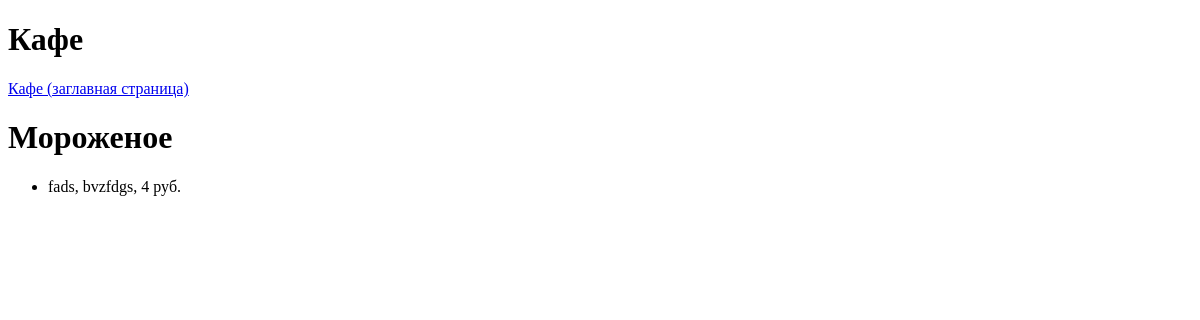
/ice_creams/, run on an earlier commit of the app's database.
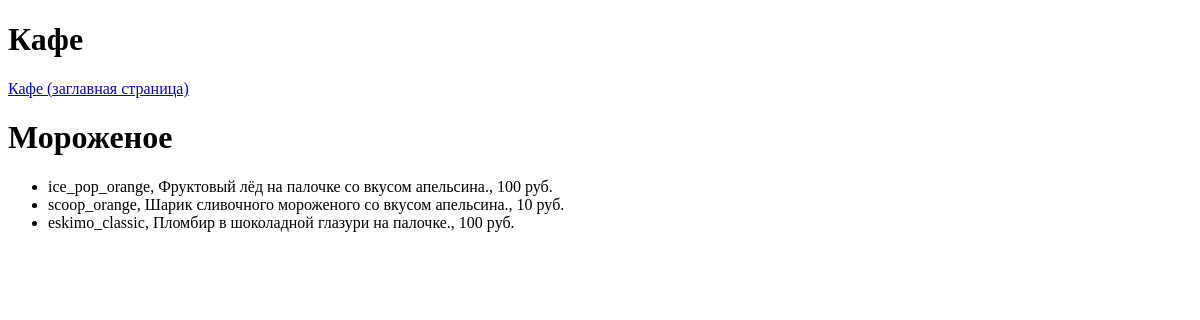
And on a later commit of the database.
### icecream_bar/models.py (models this page shows, shortened)
class IceCream(models.Model):
    name = models.CharField(max_length=100)
    description = models.TextField()
    price = models.IntegerField(validators=[MinValueValidator(0)])

### icecream_bar/views.py (the view)
# urls.py: path('ice_creams/', views.IceCreamsListView.as_view(), name='ice_creams'),
class IceCreamsListView(ListView):
    model = IceCream
    template_name = 'icecream_bar/ice_creams_list.html'
    context_object_name = 'ice_creams_list'

### icecream_bar/templates/icecream_bar/ice_creams_list.html
{% extends 'base/base.html' %}
{% block content %}
    <h1>Мороженое</h1>
    <ul>
        {% for ice_cream in ice_creams_list %}
            <li>{{ ice_cream.name }}, {{ ice_cream.description }}, {{ ice_cream.price }} руб.</li>
        {% empty %}
            <p>Нет мороженого.</p>
        {% endfor %}
    </ul>
{% endblock %}

What changed in the data, as far as the page shows it:
removed IceCream: name "fads", description "bvzfdgs", price "4"
added IceCream: name "ice_pop_orange", description "Фруктовый лёд на палочке со вкусом апельсина.", price "100"
added IceCream: name "scoop_orange", description "Шарик сливочного мороженого со вкусом апельсина.", price "10"
added IceCream: name "eskimo_classic", description "Пломбир в шоколадной глазури на палочке.", price "100"
